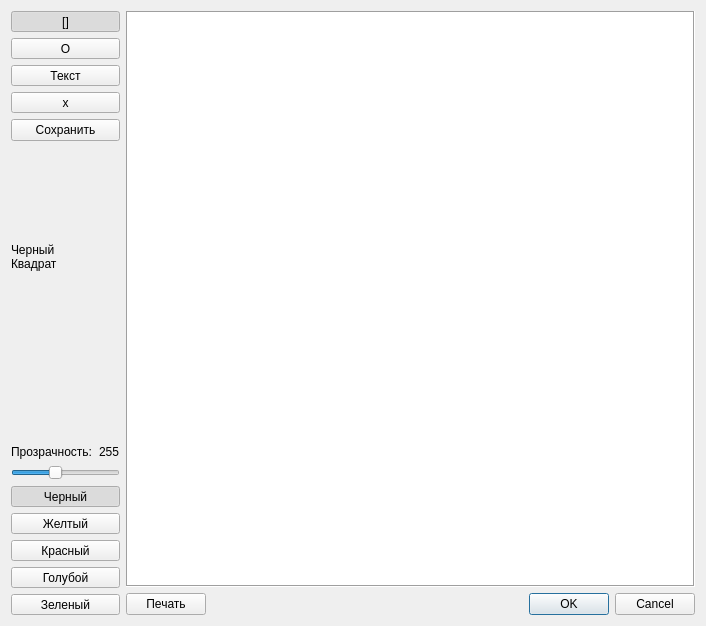
<?xml version="1.0" encoding="UTF-8"?>
<ui version="4.0">
 <class>AngelDialog</class>
 <widget class="QDialog" name="AngelDialog">
  <property name="geometry">
   <rect>
    <x>0</x>
    <y>0</y>
    <width>706</width>
    <height>626</height>
   </rect>
  </property>
  <property name="windowTitle">
   <string>Dialog</string>
  </property>
  <layout class="QGridLayout" name="gridLayout">
   <item row="0" column="1">
    <layout class="QVBoxLayout" name="verticalLayout_2">
     <item>
      <widget class="QGraphicsView" name="graphicsView">
       <property name="frameShape">
        <enum>QFrame::Box</enum>
       </property>
       <property name="interactive">
        <bool>true</bool>
       </property>
      </widget>
     </item>
     <item>
      <layout class="QHBoxLayout" name="horizontalLayout">
       <item>
        <widget class="QPushButton" name="btnPrint">
         <property name="text">
          <string>Печать</string>
         </property>
        </widget>
       </item>
       <item>
        <spacer name="horizontalSpacer">
         <property name="orientation">
          <enum>Qt::Horizontal</enum>
         </property>
         <property name="sizeHint" stdset="0">
          <size>
           <width>40</width>
           <height>20</height>
          </size>
         </property>
        </spacer>
       </item>
       <item>
        <widget class="QDialogButtonBox" name="buttonBox">
         <property name="orientation">
          <enum>Qt::Horizontal</enum>
         </property>
         <property name="standardButtons">
          <set>QDialogButtonBox::Cancel|QDialogButtonBox::Ok</set>
         </property>
        </widget>
       </item>
      </layout>
     </item>
    </layout>
   </item>
   <item row="0" column="0">
    <layout class="QVBoxLayout" name="verticalLayout">
     <item>
      <widget class="QToolButton" name="btnRect">
       <property name="sizePolicy">
        <sizepolicy hsizetype="Minimum" vsizetype="Preferred">
         <horstretch>0</horstretch>
         <verstretch>0</verstretch>
        </sizepolicy>
       </property>
       <property name="text">
        <string>[]</string>
       </property>
       <property name="checkable">
        <bool>true</bool>
       </property>
       <property name="checked">
        <bool>true</bool>
       </property>
       <property name="autoExclusive">
        <bool>false</bool>
       </property>
      </widget>
     </item>
     <item>
      <widget class="QToolButton" name="btnEllipse">
       <property name="sizePolicy">
        <sizepolicy hsizetype="Minimum" vsizetype="Preferred">
         <horstretch>0</horstretch>
         <verstretch>0</verstretch>
        </sizepolicy>
       </property>
       <property name="text">
        <string>O</string>
       </property>
       <property name="checkable">
        <bool>true</bool>
       </property>
       <property name="autoExclusive">
        <bool>false</bool>
       </property>
      </widget>
     </item>
     <item>
      <widget class="QToolButton" name="btnText">
       <property name="sizePolicy">
        <sizepolicy hsizetype="Minimum" vsizetype="Preferred">
         <horstretch>0</horstretch>
         <verstretch>0</verstretch>
        </sizepolicy>
       </property>
       <property name="text">
        <string>Текст</string>
       </property>
       <property name="checkable">
        <bool>true</bool>
       </property>
       <property name="autoExclusive">
        <bool>false</bool>
       </property>
      </widget>
     </item>
     <item>
      <widget class="QToolButton" name="btnCross">
       <property name="sizePolicy">
        <sizepolicy hsizetype="Minimum" vsizetype="Preferred">
         <horstretch>0</horstretch>
         <verstretch>0</verstretch>
        </sizepolicy>
       </property>
       <property name="text">
        <string>x</string>
       </property>
       <property name="checkable">
        <bool>true</bool>
       </property>
       <property name="autoExclusive">
        <bool>false</bool>
       </property>
       <property name="autoRaise">
        <bool>false</bool>
       </property>
      </widget>
     </item>
     <item>
      <widget class="QPushButton" name="btnSave">
       <property name="text">
        <string>Сохранить</string>
       </property>
      </widget>
     </item>
     <item>
      <spacer name="verticalSpacer_2">
       <property name="orientation">
        <enum>Qt::Vertical</enum>
       </property>
       <property name="sizeHint" stdset="0">
        <size>
         <width>20</width>
         <height>40</height>
        </size>
       </property>
      </spacer>
     </item>
     <item>
      <widget class="QLabel" name="lblItemInfo">
       <property name="text">
        <string>Черный
Квадрат</string>
       </property>
      </widget>
     </item>
     <item>
      <widget class="QLabel" name="lblColour">
       <property name="text">
        <string/>
       </property>
      </widget>
     </item>
     <item>
      <spacer name="verticalSpacer">
       <property name="orientation">
        <enum>Qt::Vertical</enum>
       </property>
       <property name="sizeHint" stdset="0">
        <size>
         <width>20</width>
         <height>148</height>
        </size>
       </property>
      </spacer>
     </item>
     <item>
      <layout class="QHBoxLayout" name="horizontalLayout_3">
       <item>
        <widget class="QLabel" name="lblTransporent">
         <property name="text">
          <string>Прозрачность:</string>
         </property>
        </widget>
       </item>
       <item>
        <widget class="QLabel" name="lblTransporentValue">
         <property name="sizePolicy">
          <sizepolicy hsizetype="Preferred" vsizetype="Preferred">
           <horstretch>0</horstretch>
           <verstretch>0</verstretch>
          </sizepolicy>
         </property>
         <property name="minimumSize">
          <size>
           <width>18</width>
           <height>0</height>
          </size>
         </property>
         <property name="text">
          <string>255</string>
         </property>
        </widget>
       </item>
      </layout>
     </item>
     <item>
      <widget class="QSlider" name="slTransporent">
       <property name="sizePolicy">
        <sizepolicy hsizetype="Minimum" vsizetype="Fixed">
         <horstretch>0</horstretch>
         <verstretch>0</verstretch>
        </sizepolicy>
       </property>
       <property name="maximum">
        <number>255</number>
       </property>
       <property name="value">
        <number>100</number>
       </property>
       <property name="orientation">
        <enum>Qt::Horizontal</enum>
       </property>
      </widget>
     </item>
     <item>
      <widget class="QToolButton" name="btnBlack">
       <property name="sizePolicy">
        <sizepolicy hsizetype="Minimum" vsizetype="Preferred">
         <horstretch>0</horstretch>
         <verstretch>0</verstretch>
        </sizepolicy>
       </property>
       <property name="text">
        <string>Черный</string>
       </property>
       <property name="checkable">
        <bool>true</bool>
       </property>
       <property name="checked">
        <bool>true</bool>
       </property>
      </widget>
     </item>
     <item>
      <widget class="QToolButton" name="btnYellow">
       <property name="sizePolicy">
        <sizepolicy hsizetype="Minimum" vsizetype="Preferred">
         <horstretch>0</horstretch>
         <verstretch>0</verstretch>
        </sizepolicy>
       </property>
       <property name="text">
        <string>Желтый</string>
       </property>
       <property name="checkable">
        <bool>true</bool>
       </property>
      </widget>
     </item>
     <item>
      <widget class="QToolButton" name="btnRed">
       <property name="sizePolicy">
        <sizepolicy hsizetype="Minimum" vsizetype="Preferred">
         <horstretch>0</horstretch>
         <verstretch>0</verstretch>
        </sizepolicy>
       </property>
       <property name="text">
        <string>Красный</string>
       </property>
       <property name="checkable">
        <bool>true</bool>
       </property>
      </widget>
     </item>
     <item>
      <widget class="QToolButton" name="btnBlue">
       <property name="sizePolicy">
        <sizepolicy hsizetype="Minimum" vsizetype="Preferred">
         <horstretch>0</horstretch>
         <verstretch>0</verstretch>
        </sizepolicy>
       </property>
       <property name="text">
        <string>Голубой</string>
       </property>
       <property name="checkable">
        <bool>true</bool>
       </property>
      </widget>
     </item>
     <item>
      <widget class="QToolButton" name="btnGreen">
       <property name="sizePolicy">
        <sizepolicy hsizetype="Minimum" vsizetype="Preferred">
         <horstretch>0</horstretch>
         <verstretch>0</verstretch>
        </sizepolicy>
       </property>
       <property name="text">
        <string>Зеленый</string>
       </property>
       <property name="checkable">
        <bool>true</bool>
       </property>
      </widget>
     </item>
    </layout>
   </item>
  </layout>
 </widget>
 <resources/>
 <connections>
  <connection>
   <sender>buttonBox</sender>
   <signal>accepted()</signal>
   <receiver>AngelDialog</receiver>
   <slot>accept()</slot>
   <hints>
    <hint type="sourcelabel">
     <x>694</x>
     <y>614</y>
    </hint>
    <hint type="destinationlabel">
     <x>157</x>
     <y>274</y>
    </hint>
   </hints>
  </connection>
  <connection>
   <sender>buttonBox</sender>
   <signal>rejected()</signal>
   <receiver>AngelDialog</receiver>
   <slot>reject()</slot>
   <hints>
    <hint type="sourcelabel">
     <x>694</x>
     <y>614</y>
    </hint>
    <hint type="destinationlabel">
     <x>286</x>
     <y>274</y>
    </hint>
   </hints>
  </connection>
  <connection>
   <sender>slTransporent</sender>
   <signal>valueChanged(int)</signal>
   <receiver>lblTransporentValue</receiver>
   <slot>setNum(int)</slot>
   <hints>
    <hint type="sourcelabel">
     <x>75</x>
     <y>475</y>
    </hint>
    <hint type="destinationlabel">
     <x>105</x>
     <y>460</y>
    </hint>
   </hints>
  </connection>
 </connections>
</ui>
